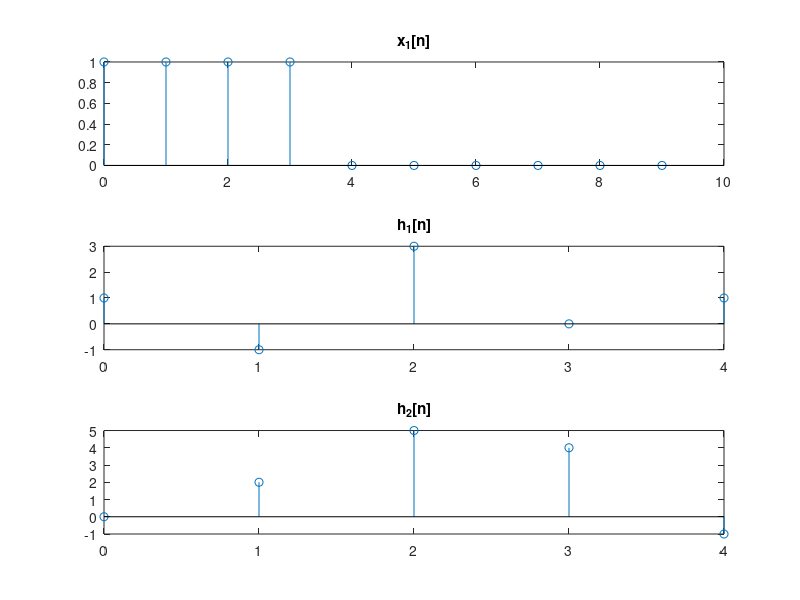

Write the MATLAB code that produced this figure.
% Problem 2.4(a)

x1 = [1 1 1 1 0 0 0 0 0 0];
nx1 = 0:1:9;

h1 = [1 -1 3 0 1];
h2 = [0 2 5 4 -1];
nh1 = 0:1:4;

subplot(3, 1, 1), stem(nx1, x1), title("x_1[n]");
subplot(3, 1, 2), stem(nh1, h1), title("h_1[n]");
subplot(3, 1, 3), stem(nh1, h2), title("h_2[n]");

saveas(gcf, "P2_4_a_out.png");
